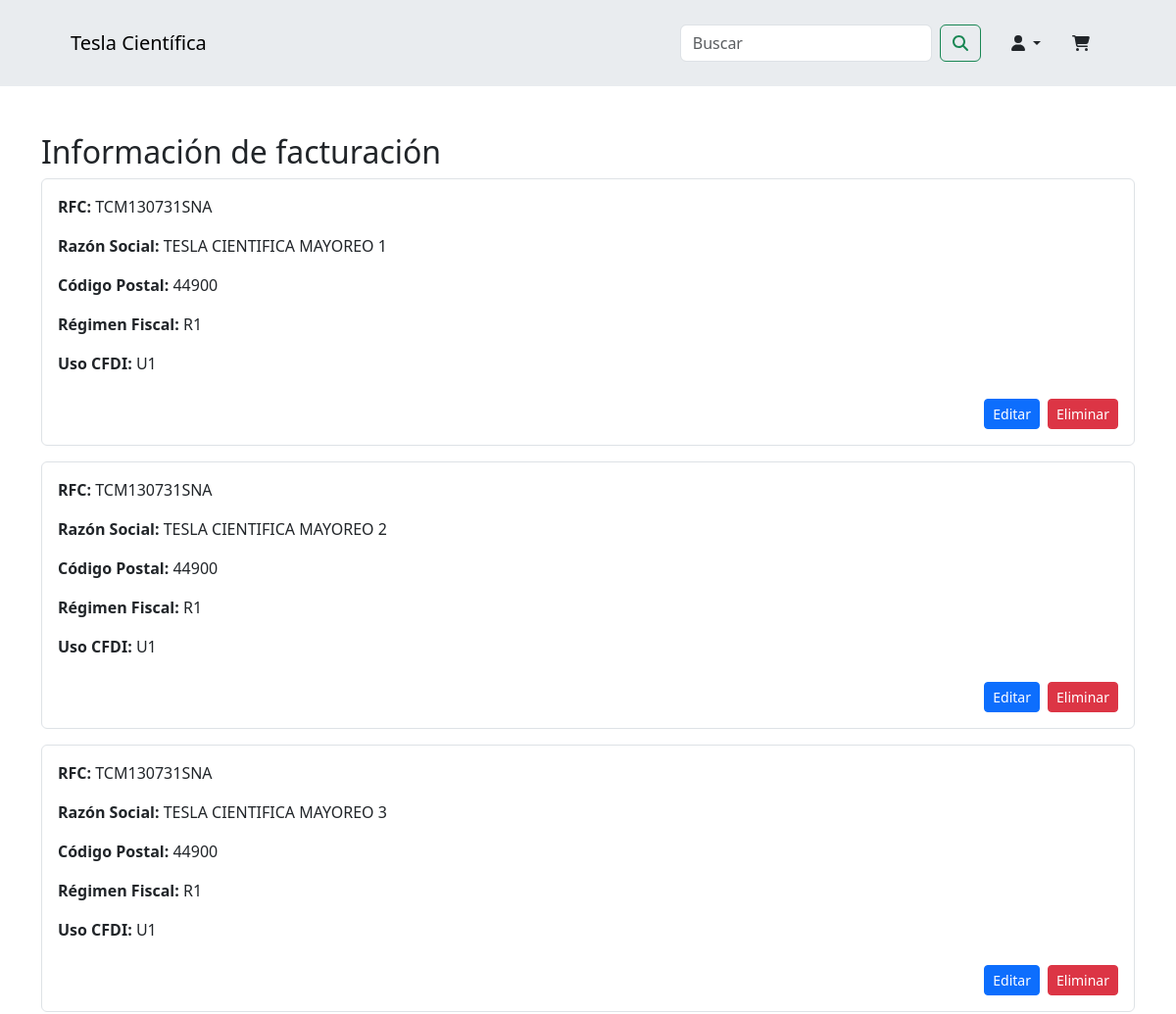
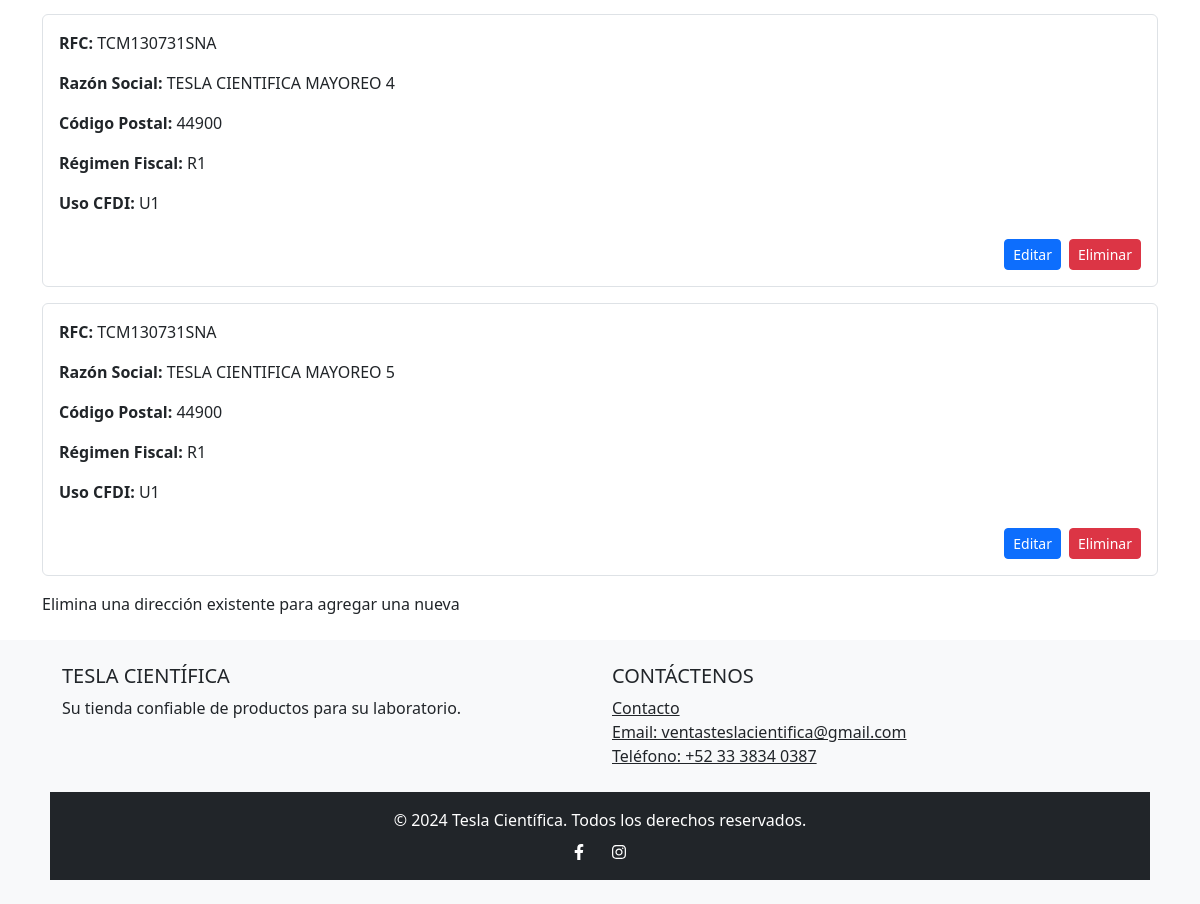
/billing-info (signed in), run on the app's committed database (2 pictures, top to bottom).
### app/models.py (models this page shows, shortened)
class Billing(db.Model):
    id = db.Column(db.Integer, primary_key=True)
    client_id = db.Column(db.Integer, db.ForeignKey("client.id"), nullable=False)
    rfc = db.Column(db.String(13), nullable=False)
    razon_social = db.Column(db.String(100), nullable=False)
    regimen_fiscal = db.Column(db.String(100), nullable=False)
    uso_cfdi = db.Column(db.String(100), nullable=False)
    cp = db.Column(db.String(5), nullable=False)
    is_deleted = db.Column(db.Boolean, default=False, server_default="0")

### app/routes.py (the view, shortened to what this page needs)
@main.route("/billing-info", methods=["GET", "POST"])
@login_required
def billing_info():
    saved_billing_info = Billing.query.filter_by(
        client_id=current_user.id, is_deleted=False
    ).all()
    form = BillingForm()
    return render_template(
        "billing_info.html", form=form, saved_billing_info=saved_billing_info
    )

### app/forms.py
class BillingForm(FlaskForm):
    rfc = StringField("RFC *", validators=[DataRequired(), Length(max=13)], default="")
    razon_social = StringField(
        "Razón Social o nombre *", validators=[DataRequired(), Length(max=100)], default=""
    )
    cp = StringField(
        "Código Postal *", validators=[DataRequired(), Length(min=5, max=5)], default="", render_kw={"pattern": "^\\d{5}$", "title": "Verifica el código postal"}
    )
    regimen_fiscal = SelectField(
        "Régimen Fiscal *",
        validators=[DataRequired()],
        choices=[("R1", "Régimen 1"), ("R2", "Régimen 2")],
        default="",
    )
    uso_cfdi = SelectField(
        "Uso CFDI *",
        validators=[DataRequired()],
        choices=[("U1", "Uso 1"), ("U2", "Uso 2")],
        default="",
    )
    submit = SubmitField("Guardar Información de Facturación")

### app/models.py (called while the page is built)
@login_manager.user_loader
def load_user(user_id):
    return Client.query.get(int(user_id))

### app/templates/billing_info.html (shortened to what this page needs)
{% include "header.html" %} {% block content %}
<div class="container mt-5">
  <h2 class="mt-3">Información de facturación</h2>
  <form method="POST" action="{{ url_for('main.billing_info') }}">
    <div class="saved-billing-info mb-3">
      {% for billing in saved_billing_info %}
      <div class="billing-item p-3 mb-3 border rounded">
        <label class="form-check-label">
          <p><strong>RFC:</strong> {{ billing.rfc }}</p>
          <p><strong>Razón Social:</strong> {{ billing.razon_social }}</p>
          <p><strong>Código Postal:</strong> {{ billing.cp }}</p>
          <p><strong>Régimen Fiscal:</strong> {{ billing.regimen_fiscal }}</p>
          <p><strong>Uso CFDI:</strong> {{ billing.uso_cfdi }}</p>
        </label>
        <div class="d-flex justify-content-end mt-2">
          <a
            href="{{ url_for('main.edit_billing', id=billing.id, next=request.path) }}"
            class="btn btn-primary btn-sm me-2"
            >Editar</a
          >
          <a
            href="{{ url_for('main.delete_billing', id=billing.id, next=request.path) }}"
            class="btn btn-danger btn-sm"
            >Eliminar</a
          >
        </div>
      </div>
      {% endfor %}
    </div>
    {% if saved_billing_info|length < 5 %} {% if saved_billing_info|length == 0
    %}
    <div id="new-billing-info" class="show">
      <div class="form-group">
        {{ form.rfc.label(class="form-label") }} {{
        form.rfc(class="form-control", id="rfc") }}
      </div>
      <div class="form-group mt-3">
        {{ form.razon_social.label(class="form-label") }} {{
        form.razon_social(class="form-control", id="razon_social") }}
      </div>
      <div class="form-group mt-3">
        {{ form.cp.label(class="form-label") }} {{ form.cp(class="form-control",
        id="cp") }}
      </div>
      <div class="form-group mt-3">
        {{ form.regimen_fiscal.label(class="form-label") }} {{
        form.regimen_fiscal(class="form-control", id="regimen_fiscal") }}
      </div>
      <div class="form-group mt-3">
        {{ form.uso_cfdi.label(class="form-label") }} {{
        form.uso_cfdi(class="form-control", id="uso_cfdi") }}
      </div>
      <div class="form-group mt-4">
        {{ form.submit(class="btn btn-primary", type="submit") }}
      </div>
    </div>
    {% else %}
    <div class="form-check mb-3">
      <button
        id="add_new_billing"
        class="btn btn-success"
        data-bs-toggle="collapse"
        data-bs-target="#new-billing-info"
        aria-expanded="false"
        aria-controls="new-billing-info"
      >
        Agregar nueva
      </button>
    </div>
    <div id="new-billing-info" class="collapse">
      <div class="form-group">
        {{ form.rfc.label(class="form-label") }} {{
        form.rfc(class="form-control", id="rfc") }}
      </div>
      <div class="form-group mt-3">
        {{ form.razon_social.label(class="form-label") }} {{
        form.razon_social(class="form-control", id="razon_social") }}
      </div>
      <div class="form-group mt-3">
        {{ form.cp.label(class="form-label") }} {{ form.cp(class="form-control",
        id="cp") }}
      </div>
      <div class="form-group mt-3">
        {{ form.regimen_fiscal.label(class="form-label") }} {{
        form.regimen_fiscal(class="form-control", id="regimen_fiscal") }}
      </div>
      <div class="form-group mt-3">
        {{ form.uso_cfdi.label(class="form-label") }} {{
        form.uso_cfdi(class="form-control", id="uso_cfdi") }}
      </div>
      <div class="form-group mt-4">
        {{ form.submit(class="btn btn-primary", type="submit") }}
      </div>
    </div>
    {% endif %} {% else %}
    <label class="form-check-label"
      >Elimina una dirección existente para agregar una nueva</label
    >
    {% endif %}
  </form>
</div>
{% endblock %} {% include "footer.html" %}

### app/static/css/styles.css (style rules this page uses)
.btn-primary { background-color: #007bff; border-color: #007bff; color: white; }

### data on the page
Billing: rfc "TCM130731SNA", razon_social "TESLA CIENTIFICA MAYOREO 1", cp "44900", regimen_fiscal "R1", uso_cfdi "U1"
Billing: rfc "TCM130731SNA", razon_social "TESLA CIENTIFICA MAYOREO 2", cp "44900", regimen_fiscal "R1", uso_cfdi "U1"
Billing: rfc "TCM130731SNA", razon_social "TESLA CIENTIFICA MAYOREO 3", cp "44900", regimen_fiscal "R1", uso_cfdi "U1"
Billing: rfc "TCM130731SNA", razon_social "TESLA CIENTIFICA MAYOREO 4", cp "44900", regimen_fiscal "R1", uso_cfdi "U1"
Billing: rfc "TCM130731SNA", razon_social "TESLA CIENTIFICA MAYOREO 5", cp "44900", regimen_fiscal "R1", uso_cfdi "U1"
